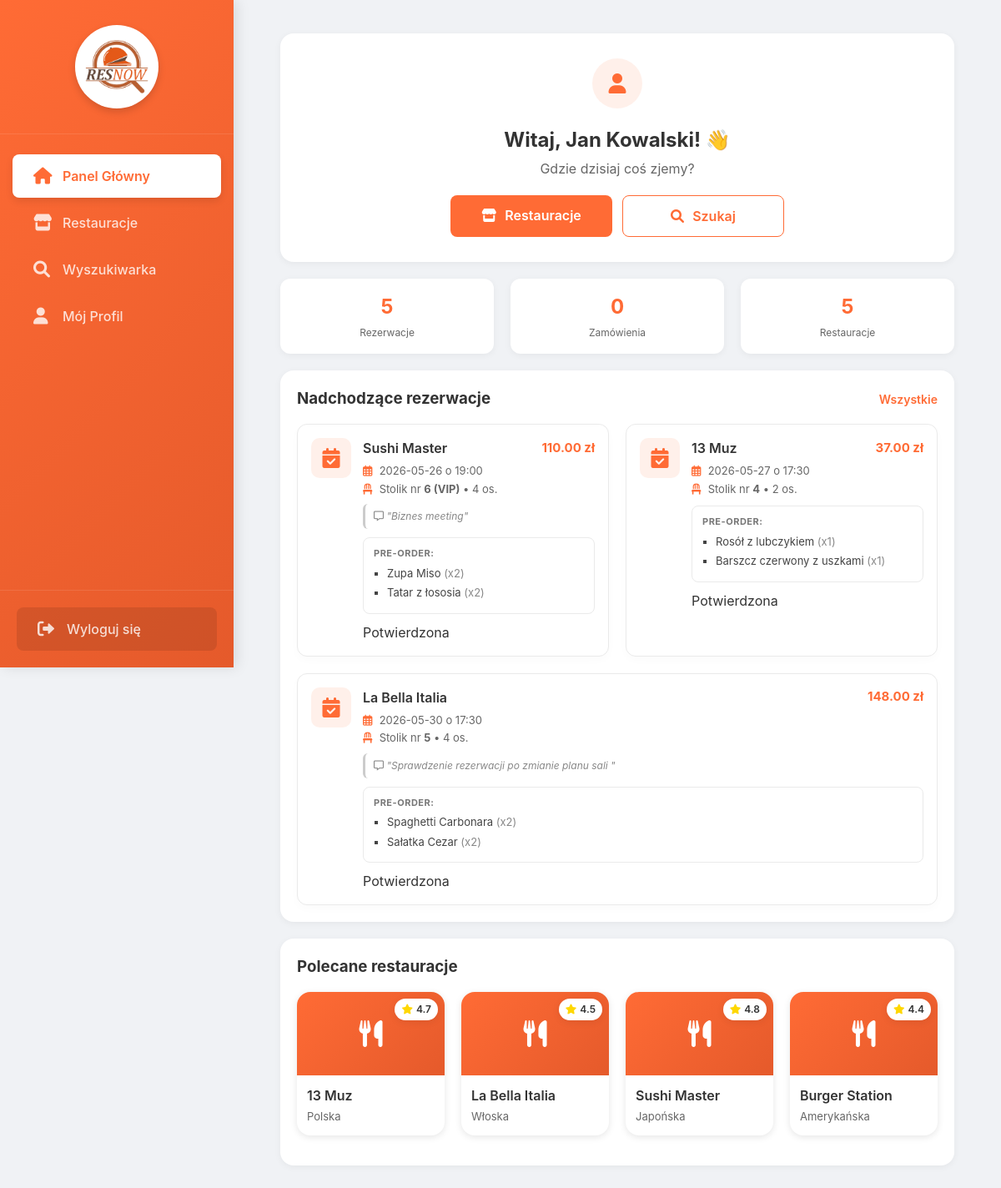
The app's page /client/dashboard (signed in) with its own data.
### models.py (models this page shows, shortened)
class Reservation(db.Model):
    __tablename__ = 'reservations'
    id = db.Column(db.Integer, primary_key=True)
    user_id = db.Column(db.Integer, db.ForeignKey('users.id'), nullable=False)
    restaurant_id = db.Column(db.Integer, db.ForeignKey('restaurants.id'), nullable=False)
    table_id = db.Column(db.Integer, db.ForeignKey('tables.id'), nullable=False)
    date = db.Column(db.Date, nullable=False)
    time = db.Column(db.Time, nullable=False)
    people = db.Column(db.Integer, nullable=False)
    status = db.Column(db.String(20), default='pending')  # pending, confirmed, cancelled
    notes = db.Column(db.Text)
    created_at = db.Column(db.DateTime, default=datetime.utcnow)
    user = db.relationship('User', backref='reservations')
    table = db.relationship('Table', backref='reservations')
    restaurant = db.relationship('Restaurant', backref='reservations')
    items = db.relationship('ReservationItem', backref='reservation', cascade="all, delete-orphan")
    @property
    def total_price(self):
        total = 0.0
        for item in self.items:
            if item.menu_item:
                total += item.quantity * item.menu_item.price
        return total

class Restaurant(db.Model):
    __tablename__ = 'restaurants'
    id = db.Column(db.Integer, primary_key=True)
    name = db.Column(db.String(100), nullable=False)
    address = db.Column(db.String(200))
    cuisine = db.Column(db.String(100))
    rating = db.Column(db.Float)
    delivery = db.Column(db.Boolean, default=False)
    reservation = db.Column(db.Boolean, default=True)
    opening_hours = db.Column(db.String(50))
    delivery_time = db.Column(db.String(50))

class ReservationItem(db.Model):
    __tablename__ = 'reservation_items'
    reservation_id = db.Column(db.Integer, db.ForeignKey('reservations.id', ondelete='CASCADE'), primary_key=True)
    menu_item_id = db.Column(db.Integer, db.ForeignKey('menu_items.id', ondelete='CASCADE'), primary_key=True)
    quantity = db.Column(db.Integer, nullable=False, default=1)
    menu_item = db.relationship('MenuItem')

class MenuItem(db.Model):
    __tablename__ = 'menu_items'
    id = db.Column(db.Integer, primary_key=True)
    restaurant_id = db.Column(db.Integer, db.ForeignKey('restaurants.id'))
    name = db.Column(db.String(100))
    price = db.Column(db.Float)
    category = db.Column(db.String(50))
    description = db.Column(db.Text)
    available = db.Column(db.Boolean, default=True)
    restaurant = db.relationship('Restaurant', backref='menu_items')

class Table(db.Model):
    __tablename__ = 'tables'
    id = db.Column(db.Integer, primary_key=True)
    restaurant_id = db.Column(
        db.Integer,
        db.ForeignKey('restaurants.id'),
        nullable=False
    )
    number = db.Column(db.String(10), nullable=False)
    seats = db.Column(db.Integer)
    status = db.Column(db.String(20), default='free')
    location = db.Column(db.String(100))
    x = db.Column(db.Integer)
    y = db.Column(db.Integer)
    shape = db.Column(db.String(20))
    width = db.Column(db.Integer, nullable=True)
    height = db.Column(db.Integer, nullable=True)
    radius = db.Column(db.Integer, nullable=True)
    rotation = db.Column(db.Integer, default=0)
    restaurant = db.relationship(
        'Restaurant',
        backref='tables'
    )

### app.py (the view)
@app.route('/client/dashboard')
@login_required
def client_dashboard():
    if session.get('role') != 'client':
        flash('Brak dostępu', 'danger')
        return redirect(url_for('login'))
    restaurants = Restaurant.query.all()
    reservations = Reservation.query.filter_by(user_id=session['user_id']) \
        .options(
        joinedload(Reservation.restaurant),
        joinedload(Reservation.table),
        joinedload(Reservation.items).joinedload(ReservationItem.menu_item)
    ) \
        .order_by(Reservation.date.asc(), Reservation.time.asc()) \
        .all()
    return render_template(
        'client/dashboard_mobile.html',
        user_name=session['user_name'],
        restaurants=restaurants,
        reservations=reservations
    )

### app.py (called while the page is built)
@app.context_processor
def inject_now():
    return {'now': datetime.now()}

def login_required(f):
    @wraps(f)
    def decorated_function(*args, **kwargs):
        if 'user_id' not in session:
            flash('Proszę się zalogować', 'warning')
            return redirect(url_for('login'))
        return f(*args, **kwargs)
    return decorated_function

### templates/client/dashboard_mobile.html (shortened to what this page needs)
{% extends "mobile_layout.html" %}
{% block content %}
<div class="dashboard-container" style="padding: 0 16px; margin: 0 auto;">
<div class="card" style="background: white; padding: 30px 20px; border-radius: 16px; box-shadow: 0 2px 8px rgba(0,0,0,0.05); margin-bottom: 20px; text-align: center;">
    <div class="user-welcome">
        <div class="user-avatar" style="margin: 0 auto;">
            <i class="fas fa-user"></i>
        </div>
        <div>
            <h2 style="margin: 8px 0 4px 0; font-size: 24px;">Witaj, {{ session.user_name }}! 👋</h2>
            <p style="color: #666; margin: 0; font-size: 16px;">Gdzie dzisiaj coś zjemy?</p>
        </div>
    </div>
    <div class="dashboard-actions">
        <a href="{{ url_for('client_restaurants') }}" class="btn btn-primary" style="display: block; text-align: center; background: #FF6B35; color: white; padding: 12px; border-radius: 8px; text-decoration: none; font-weight: 600;">
            <i class="fas fa-store" style="margin-right: 6px;"></i>
            Restauracje
        </a>
        <a href="{{ url_for('client_search') }}" class="btn btn-outline" style="display: block; text-align: center; border: 1px solid #FF6B35; color: #FF6B35; padding: 12px; border-radius: 8px; text-decoration: none; font-weight: 600;">
            <i class="fas fa-search" style="margin-right: 6px;"></i>
            Szukaj
        </a>
    </div>
</div>
<div class="dashboard-stats">
    <div class="stat-card">
        <div class="stat-number">{{ reservations|default([])|length }}</div>
        <div class="stat-label">Rezerwacje</div>
    </div>
    <div class="stat-card">
        <div class="stat-number">{{ orders|default([])|length }}</div>
        <div class="stat-label">Zamówienia</div>
    </div>
    <div class="stat-card">
        <div class="stat-number">{{ restaurants|default([])|length }}</div>
        <div class="stat-label">Restauracje</div>
    </div>
</div>
<div class="card" style="background: white; padding: 20px; border-radius: 16px; box-shadow: 0 2px 8px rgba(0,0,0,0.05); margin-bottom: 20px;">
    <div style="display: flex; justify-content: space-between; align-items: center; margin-bottom: 16px;">
        <h3 style="margin: 0;">Nadchodzące rezerwacje</h3>
        <a href="{{ url_for('client_profile') }}" style="color: #FF6B35; text-decoration: none; font-size: 14px; font-weight: 600;">Wszystkie</a>
    </div>
    {% if reservations and reservations|length > 0 %}
    <div class="list" style="display: flex; flex-direction: column; gap: 14px;">
        {% for res in reservations[:3] %}
        <div class="list-item" style="padding: 16px; background: #f8f9fa; border-radius: 12px; display: flex; flex-direction: column; justify-content: space-between;">
            <div style="display: flex; gap: 14px; align-items: flex-start; width: 100%;">
                <div class="list-item-icon" style="font-size: 24px; color: #FF6B35; background: rgba(255,107,53,0.1); width: 48px; height: 48px; display: flex; align-items: center; justify-content: center; border-radius: 10px; flex-shrink: 0;">
                    <i class="fas fa-calendar-check"></i>
                </div>
                <div class="list-item-content" style="flex: 1; min-width: 0;">
                    <div class="list-item-title" style="font-weight: 600; font-size: 16px; margin-bottom: 6px; display: flex; justify-content: space-between; align-items: center; gap: 10px;">
                        <span style="white-space: nowrap; overflow: hidden; text-overflow: ellipsis;">
                            {% if res.restaurant and res.restaurant.name %}
                                {{ res.restaurant.name }}
                            {% else %}
                                {{ res.restaurant_name|default('Restauracja') }}
                            {% endif %}
                        </span>
                        <span style="color: #FF6B35; font-weight: 700; font-size: 15px; flex-shrink: 0;">
                            {% if res.total_price and res.total_price > 0 %}
                                {{ "%.2f"|format(res.total_price) }} zł
                            {% else %}
                                0.00 zł
                            {% endif %}
                        </span>
                    </div>
                    <div class="list-item-subtitle" style="font-size: 13px; color: #666; line-height: 1.5;">
                        <div style="white-space: nowrap; overflow: hidden; text-overflow: ellipsis;">
                            <i class="far fa-calendar-alt" style="color: #FF6B35; width: 16px;"></i>
                            {{ res.date.strftime('%Y-%m-%d') if res.date and res.date.strftime else res.date }} o
                            {{ res.time.strftime('%H:%M') if res.time and res.time.strftime else res.time }}
                        </div>
                        <div style="margin-top: 2px; white-space: nowrap; overflow: hidden; text-overflow: ellipsis;">
                            <i class="fas fa-chair" style="color: #FF6B35; width: 16px;"></i>
                            Stolik nr <strong>{{ res.table.number if res.table and res.table.number else res.table_id|default('—') }}</strong> • {{ res.people }} os.
                        </div>
                    </div>
                    {% if res.notes %}
                        <div style="font-size: 12px; color: #888; margin: 8px 0 4px 0; background: #fff; padding: 6px 10px; border-radius: 6px; border-left: 3px solid #ccc; overflow: hidden; text-overflow: ellipsis;">
                            <i class="far fa-comment-alt"></i> <em>"{{ res.notes }}"</em>
                        </div>
                    {% endif %}
                    {% set preorder_items = res.items if res.items else res.reservation_items %}
                    {% if preorder_items %}
                        <div class="reservation-menu-items" style="background: white; border: 1px solid #eaeaea; border-radius: 8px; padding: 10px 12px; margin-top: 10px; font-size: 13px;">
                            <strong style="font-size: 11px; text-transform: uppercase; color: #777; display: block; margin-bottom: 6px; letter-spacing: 0.5px;">Pre-order:</strong>
                            <ul style="margin: 0; padding-left: 16px; list-style-type: square; color: #444;">
                                {% for item in preorder_items %}
                                    <li style="margin-bottom: 4px;">
                                        {{ item.menu_item.name if item.menu_item else 'Danie' }}
                                        <span style="color: #888;">(x{{ item.quantity }})</span>
                                    </li>
                                {% endfor %}
                            </ul>
                        </div>
                    {% endif %}
                    <div style="margin-top: 10px;">
                        <span class="status-badge {% if res.status == 'confirmed' or res.status == 'Potwierdzona' %}status-confirmed{% else %}status-pending{% endif %}">
                            {% if res.status == 'confirmed' or res.status == 'Potwierdzona' %}Potwierdzona{% else %}{{ res.status|default('Oczekuje') }}{% endif %}
                        </span>
                    </div>
                </div>
            </div>
        </div>
        {% endfor %}
    </div>
    {% endif %}
</div>
<div class="card" style="background: white; padding: 20px; border-radius: 16px; box-shadow: 0 2px 8px rgba(0,0,0,0.05); margin-bottom: 20px;">
    <h3 style="margin-top: 0; margin-bottom: 16px;">Polecane restauracje</h3>
    <div class="restaurant-grid-dashboard">
        {% for restaurant in restaurants[:4] %}
        <a href="{{ url_for('client_menu', restaurant_id=restaurant.id) }}" class="restaurant-card">
            <div class="restaurant-image">
                <i class="fas fa-utensils"></i>
                <div class="restaurant-badge">
                    <i class="fas fa-star"></i> {{ restaurant.rating }}
                </div>
            </div>
            <div class="restaurant-name">{{ restaurant.name }}</div>
            <div class="restaurant-info">{{ restaurant.cuisine }}</div>
        </a>
        {% endfor %}
    </div>
</div>
</div>
{% endblock %}

### static/css/mobile.css (style rules this page uses)
:root { --primary-orange: #FF6B35; --primary-orange-light: #FF8C42; --primary-orange-dark: #E55A2B; --white: #FFFFFF; --light-gray: #F5F5F7; --gray: #8E8E93; --dark-gray: #636366; --dark: #1C1C1E; --black: #000000; --success: #34C759; --warning: #FF9500; --danger: #FF3B30; --info: #007AFF; --background: #FFFFFF; --card-background: #FFFFFF; --shadow: 0 2px 10px rgba(0, 0, 0, 0.08); --shadow-heavy: 0 4px 20px rgba(0, 0, 0, 0.15); --radius-sm: 8px; --radius-md: 12px; --radius-lg: 16px; --radius-xl: 24px; --spacing-xs: 4px; --spacing-sm: 8px; --spacing-md: 16px; --spacing-lg: 24px; --spacing-xl: 32px; }
* { margin: 0; padding: 0; box-sizing: border-box; }
body { font-family: -apple-system, BlinkMacSystemFont, 'Segoe UI', Roboto, Oxygen, Ubuntu, Cantarell, sans-serif; background-color: var(--background); color: var(--dark); line-height: 1.5; -webkit-font-smoothing: antialiased; -moz-osx-font-smoothing: grayscale; }
.card { background-color: var(--card-background); border-radius: var(--radius-lg); padding: var(--spacing-md); margin-bottom: var(--spacing-md); box-shadow: var(--shadow); }
.btn { display: inline-flex; align-items: center; justify-content: center; padding: 12px 20px; border-radius: var(--radius-md); border: none; font-size: 16px; font-weight: 600; text-decoration: none; cursor: pointer; transition: all 0.2s; gap: 8px; }
.btn-primary { background-color: var(--primary-orange); color: white; }
.btn-outline { background-color: transparent; border: 2px solid var(--primary-orange); color: var(--primary-orange); }
.list { display: flex; flex-direction: column; gap: 8px; }
.list-item { display: flex; align-items: center; padding: 12px; background-color: var(--light-gray); border-radius: var(--radius-md); gap: 12px; }
.list-item-icon { width: 40px; height: 40px; background-color: rgba(255, 107, 53, 0.1); border-radius: 50%; display: flex; align-items: center; justify-content: center; color: var(--primary-orange); }
.list-item-content { flex: 1; }
.list-item-title { font-weight: 600; margin-bottom: 4px; }
.list-item-subtitle { font-size: 14px; color: var(--gray); }
.restaurant-card { display: block; text-decoration: none; color: inherit; background-color: var(--card-background); border-radius: var(--radius-lg); overflow: hidden; box-shadow: var(--shadow); margin-bottom: var(--spacing-md); }
.restaurant-image { width: 100%; height: 160px; background: linear-gradient(135deg, var(--primary-orange), var(--primary-orange-light)); display: flex; align-items: center; justify-content: center; color: white; font-size: 48px; position: relative; }
.restaurant-badge { position: absolute; top: 12px; right: 12px; background-color: var(--white); padding: 6px 12px; border-radius: 20px; font-size: 12px; font-weight: 600; box-shadow: var(--shadow); }
.restaurant-name { padding: 12px 16px 4px; font-size: 18px; font-weight: 600; color: var(--dark); }
.restaurant-info { padding: 0 16px 12px; font-size: 14px; color: var(--gray); }

### templates/mobile_layout.html (style rules this page uses)
:root { --primary-orange: #FF6B35; --gradient-orange: linear-gradient(135deg, #FF6B35, #E55A2B); --dark-gray: #333333; --light-bg: #f8f9fa; }
body { margin: 0; padding: 0; font-family: -apple-system, BlinkMacSystemFont, "Segoe UI", Roboto, sans-serif; background-color: var(--light-bg); color: var(--dark-gray); }
@media (min-width: 992px) { body { display: flex; background-color: #f0f2f5; } }

### records on screen
Reservation: restaurant.name "Sushi Master", date "2026-05-26", time "19:00", table "6 (VIP)", people "4", notes "Biznes meeting", status "Potwierdzona"
ReservationItem: total_price "110.00", menu_item "Zupa Miso", quantity "2"
ReservationItem: menu_item "Tatar z łososia", quantity "2"
Reservation: restaurant.name "13 Muz", date "2026-05-27", time "17:30", table "4", people "2", status "Potwierdzona"
ReservationItem: total_price "37.00", menu_item "Rosół z lubczykiem", quantity "1"
ReservationItem: menu_item "Barszcz czerwony z uszkami", quantity "1"
Reservation: restaurant.name "La Bella Italia", date "2026-05-30", time "17:30", table "5", people "4", notes "Sprawdzenie rezerwacji po zmianie planu sali", status "Potwierdzona"
ReservationItem: total_price "148.00", menu_item "Spaghetti Carbonara", quantity "2"
ReservationItem: menu_item "Sałatka Cezar", quantity "2"
Restaurant: rating "4.7", name "13 Muz", cuisine "Polska"
Restaurant: rating "4.5", name "La Bella Italia", cuisine "Włoska"
Restaurant: rating "4.8", name "Sushi Master", cuisine "Japońska"
Restaurant: rating "4.4", name "Burger Station", cuisine "Amerykańska"

### other values on screen
{{ session.user_name }} "Jan Kowalski"
{{ reservations|default([])|length }} "5"
{{ orders|default([])|length }} "0"
{{ restaurants|default([])|length }} "5"
